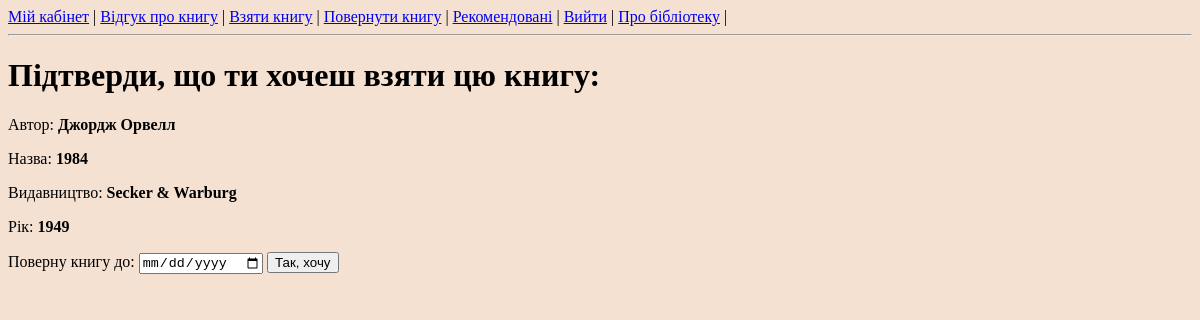
The page /client/borrow_book/1 (signed in) on the database its author committed.
### book/models.py (models this page shows, shortened)
class Books(models.Model):
    title = models.CharField(max_length=250)
    author = models.ForeignKey(Authors, on_delete=models.CASCADE)
    genre = models.ForeignKey(Genres, on_delete=models.CASCADE)
    publisher = models.ForeignKey(Publishers, on_delete=models.CASCADE)
    publish_year = models.IntegerField()
    reception_date = models.DateField()
    cover = models.ImageField(upload_to='covers/')
    rating = models.FloatField(default=5)
    quantity = models.IntegerField(default=0)

class Authors(models.Model):
    name = models.CharField(max_length=100)
    bio = models.TextField()
    rating = models.FloatField(default=5)

class Publishers(models.Model):
    name = models.CharField(max_length=100)
    rating = models.FloatField(default=5)

### client/views.py (the view, shortened to what this page needs)
# urls.py: path('borrow_book/', views.borrow_book, name='borrow_book_page'),
@login_required(login_url="/")
def borrow_book(request, book_id=None): # взяти книгу в бібліотеці
    if request.method == 'GET':
        user_group = request.user.groups.first().name
        if book_id is None:
            form = SelectBookForm(request.GET or None)
            books = Books.objects.all()
            if form.is_valid():
                author = form.cleaned_data.get('author')
                genre = form.cleaned_data.get('genre')
                if author:
                    books = books.filter(author=author)
                if genre:
                    books = books.filter(genre=genre)
            title = 'Обери книгу, яку хочеш прочитати'
            books_to_borrow = available_books(books)
            return render(request, 'books.html', context={'form': form, 'books': books_to_borrow,
                                                          'title': title, 'user_group': user_group})
        else:
            the_book = Books.objects.get(id=book_id)
            return render(request, 'borrow_book.html', context={'book': the_book, 'user_group': user_group})

### templates/borrow_book.html (shortened to what this page needs)
<!DOCTYPE html>
<html lang="en">
<head>
    <link rel="stylesheet" type="text/css" href="/static/styles.css">
</head>
{% include 'menu_cli.html' %}
<body>
    <h1>Підтверди, що ти хочеш взяти цю книгу:</h1>
    <p>Автор: <b>{{ book.author.name }}</b></p>
    <p>Назва: <b>{{ book.title }}</b></p>
    <p>Видавництво: <b>{{ book.publisher.name }}</b></p>
    <p>Рік: <b>{{ book.publish_year }}</b></p>
    <form action="/client/borrow_book/{{ book.id }}" method="post">
        Поверну книгу до: <input type="date" name="to_date">
        <input type="submit" value="Так, хочу">
    </form>
</body>
</html>

### static/styles.css (style rules this page uses)
body { background-color: #f4e1d2; }

### rows shown on the page
Books: author.name "Джордж Орвелл", title "1984", publisher.name "Secker & Warburg", publish_year "1949"
